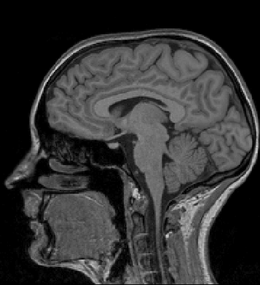
#> input picture BrainExtraction/brain_scan.png, 260 x 285 px, found by its file name
$ jupyter execute BrainSegmentation.ipynb   (older library calls are emulated)
#> lines starting #> are read from the running program, lines starting #| are printed output that depends on the picture; after the words box and inside, x2 and y2 are one past the last pixel; in counts of white or black regions, pixels touching at a corner belong together
[cell 1]
import cv2
import numpy as np
import matplotlib.pyplot as plt

[cell 2]
brainscan = cv2.imread("/home/ashritha/ImageProcessing/BrainExtraction/brain_scan.png")
#> brainscan is the input picture: shape (285, 260, 3); min 0, max 218, mean 51.3

[cell 3]
brainscangray = cv2.cvtColor(brainscan,cv2.COLOR_BGR2GRAY)

[cell 4]
plt.imshow(brainscan)
plt.show()

[cell 5]
brainscan.shape
#> Out = (285, 260, 3)

[cell 6]
brainscan = brainscan[:,190:,:]
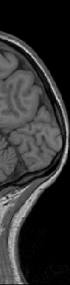
#> brainscan: shape (285, 70, 3); min 0, max 218, mean 48.8

[cell 7]
plt.imshow(brainscan)
plt.show()
cv2.imwrite("/home/ashritha/ImageProcessing/BrainExtraction/brain_scan.png",brainscan)
#> Out = True

[cell 8]
plt.imshow(brainscangray,cmap="gray")
plt.show()

[cell 9]
brainscangray.shape
#> Out = (285, 260)

[cell 10]
brainscangray = brainscangray[:,190:]
#> brainscangray: shape (285, 70)

[cell 11]
brainscangray.shape
#> Out = (285, 70)

[cell 12]
plt.imshow(brainscangray,cmap="gray")
plt.show()
cv2.imwrite("/home/ashritha/ImageProcessing/BrainExtraction/brain_scan_gray.png",brainscangray)
#> Out = True

[cell 13]
hist = cv2.equalizeHist(brainscangray)
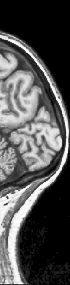
#> hist: shape (285, 70); min 0, max 255, mean 81.4

[cell 14]
plt.imshow(hist,cmap="gray")
plt.show()

[cell 15]
ret,threshold = cv2.threshold(hist,0,255,cv2.THRESH_BINARY+cv2.THRESH_OTSU)
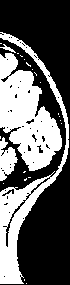
#> threshold: shape (285, 70); 39.1% white; 23 white regions (19 under 20 px), largest, box (x1, y1, x2, y2) and area: (0, 53, 62, 171) 4108, (0, 32, 69, 284) 3140, (0, 137, 18, 181) 457, (0, 44, 16, 53) 43
#> ret = 97

[cell 16]
plt.imshow(threshold,cmap="gray")
plt.show()

[cell 17]
kernel = np.ones((5,5),np.uint8)

[cell 18]
opening = cv2.morphologyEx(threshold,cv2.MORPH_OPEN,kernel)
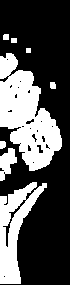
#> opening: shape (285, 70); 33.2% white; 8 white regions, largest, box (x1, y1, x2, y2) and area: (0, 53, 62, 171) 4020, (0, 182, 47, 284) 2100, (0, 148, 17, 181) 329

[cell 19]
plt.imshow(opening,cmap="gray")
plt.show()

[cell 20]
output = cv2.connectedComponentsWithStats(threshold,4,cv2.CV_32S)

[cell 21]
components = output[0]
#> components = 24
labelImg = output[1]
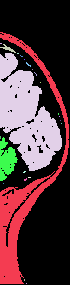
#> labelImg: shape (285, 70) int32; 24 distinct labels, from 0 to 23; one colour per label, 0 black
stats = output[2]
#> stats = 24 rows, first 6: [0, 0, 70, 285, 12154], [0, 32, 69, 252, 3140], [0, 43, 2, 1, 2], [0, 44, 16, 9, 43], [0, 53, 62, 118, 4108], [17, 53, 2, 1, 2]

[cell 22]
components
#> Out = 24

[cell 23]
stats
#> Out has the same summary as stats

[cell 24]
areas = stats[:,-1]
#> areas = 24 values, max 12154 at index 0, min 1 at index 7, mean 831.2

[cell 25]
areas
#> Out has the same summary as areas

[cell 26]
max_area = areas[1]
#> max_area = 3140
max_label = 1
for i in range(2,components):
    if areas[i]>max_area:
        max_area = areas[i]
        max_label = i
#> this loop made 22 passes
#> max_area on pass 3: 4108
#> after the loop, max_area = 4108; max_label = 4

max_img = np.zeros(labelImg.shape)

[cell 27]
max_img[labelImg == max_label] = 255

[cell 28]
plt.imshow(max_img)
plt.show()
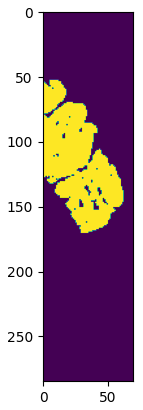
#> figure drawn by matplotlib, 1 panel
